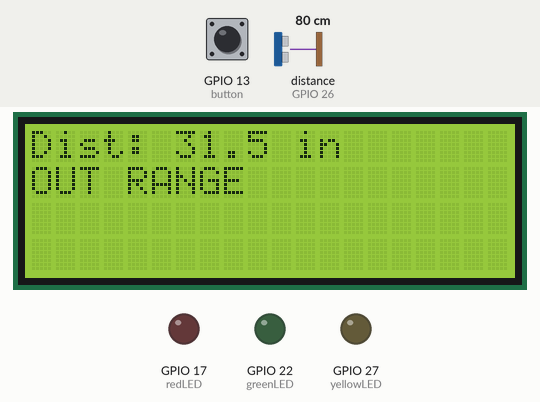
This program was run on a simulated Raspberry Pi (BCM pin numbers). Parts: 20×4 character LCD, output pins drawn as LEDs (lit = HIGH). Inputs (shaded band) come from the test bench; at power-on: distance to the obstacle (sensor on GPIO 26) 80 cm, GPIO 13 (button) HIGH. The echo pulse lasts 58.3 µs per cm; what the program prints to the terminal is not drawn.

Above: at 1.2 s.
1.3 s: distance to the obstacle (sensor on GPIO 26) set to 59 cm
At 2.4 s:
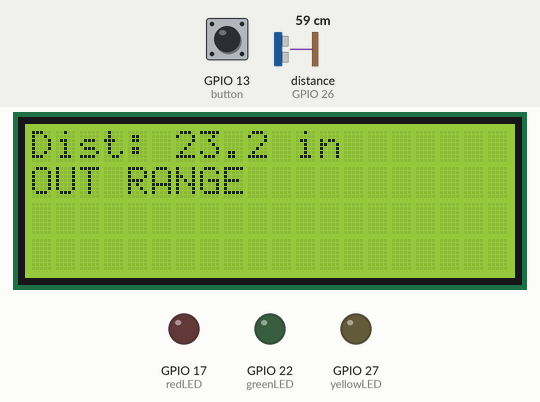
4.3 s: distance to the obstacle (sensor on GPIO 26) set to 51 cm
At 5.7 s:
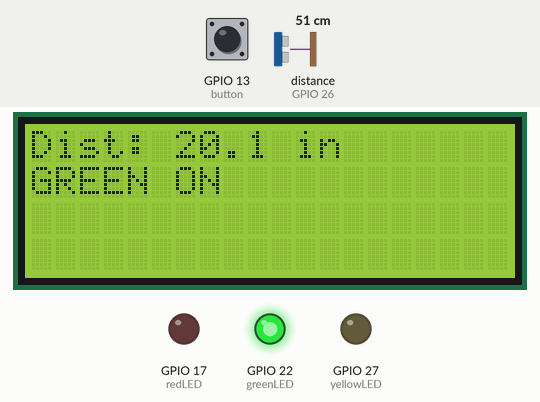
7.3 s: distance to the obstacle (sensor on GPIO 26) set to 45 cm
At 8.9 s:
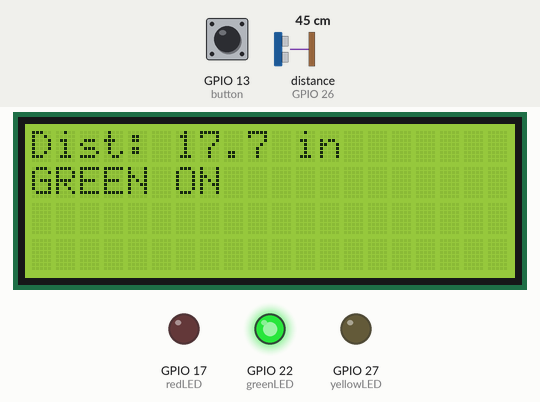
10.3 s: distance to the obstacle (sensor on GPIO 26) set to 40 cm
At 11.6 s:
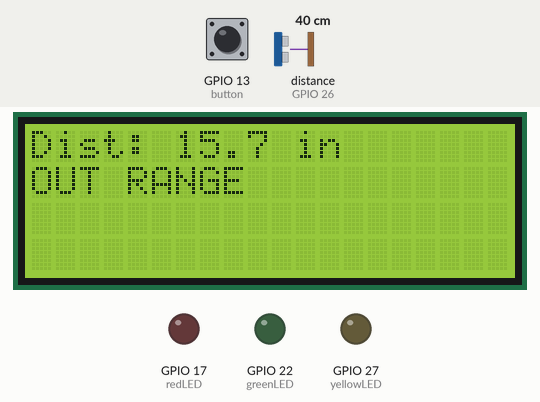
13.3 s: GPIO 13 (button) pulled LOW for 1 s
At 15.0 s:
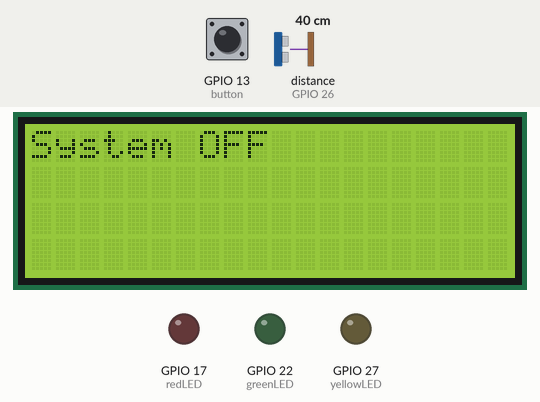
17.3 s: GPIO 13 (button) pulled LOW for 0.15 s
At 19.7 s:
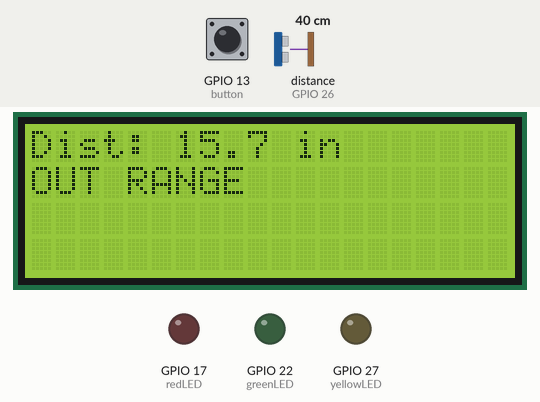
Timing chart, 0 to 21.2 s (numbered marks = the images above; inputs shaded):
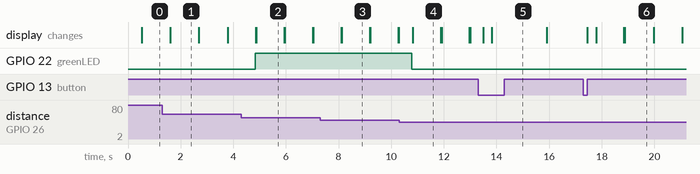

The program:

Raspberry_Pi_Object_Detection.py
```python
# Watch the video here: https://youtu.be/ieH1bMKlqek

from gpiozero import DistanceSensor, LED, Button
from RPLCD.i2c import CharLCD
from time import sleep


# Ultrasonic sensor
sensor = DistanceSensor(echo=26, trigger=19)


# LEDs
redLED = LED(17)
yellowLED = LED(27)
greenLED = LED(22)


# Push button
button = Button(13)


# LCD setup
lcd = CharLCD('PCF8574', 0x27)


systemOn = True
lastButtonState = False


while True:
   # Button toggle
   if button.is_pressed and not lastButtonState:
       systemOn = not systemOn
       lcd.clear()
       sleep(0.3)


   lastButtonState = button.is_pressed


   if not systemOn:
       redLED.off()
       yellowLED.off()
       greenLED.off()


       lcd.clear()
       lcd.write_string("System OFF")
       print("SYSTEM OFF")
       sleep(0.5)
       continue


   inches = sensor.distance * 100 / 2.54


   if 2 <= inches <= 8:
       redLED.on()
       yellowLED.off()
       greenLED.off()
       status = "RED ON"


   elif 9 <= inches <= 15:
       redLED.off()
       yellowLED.on()
       greenLED.off()
       status = "YELLOW ON"


   elif 16 <= inches <= 22:
       redLED.off()
       yellowLED.off()
       greenLED.on()
       status = "GREEN ON"


   else:
       redLED.off()
       yellowLED.off()
       greenLED.off()
       status = "OUT RANGE"


   lcd.clear()
   lcd.write_string(f"Dist: {inches:.1f} in")
   lcd.cursor_pos = (1, 0)
   lcd.write_string(status)


   print(f"Distance: {inches:.2f} in -- {status}")


   sleep(0.5)
```

Measured:
- the behaviour switches between 56 and 55 cm on distance to the obstacle (sensor on GPIO 26) (found by bisection; images 1 and 2)
- the behaviour switches between 41 and 40 cm on distance to the obstacle (sensor on GPIO 26) (found by bisection; images 3 and 4)
- after the input at 4.3 s, GPIO 22 (greenLED): LOW → HIGH after 0.53 s; the display: first changes after 0.56 s (image 2 shows a later state)
- after the input at 10.3 s, GPIO 22 (greenLED): HIGH → LOW after 0.48 s; the display: changes after 0.53 s (image 4)
- after the input at 13.3 s, the display: first changes after 0.20 s (image 5 shows a later state)
- what the display in image 1 shows lasts 1.1 s, from 1.6 s to 2.7 s
